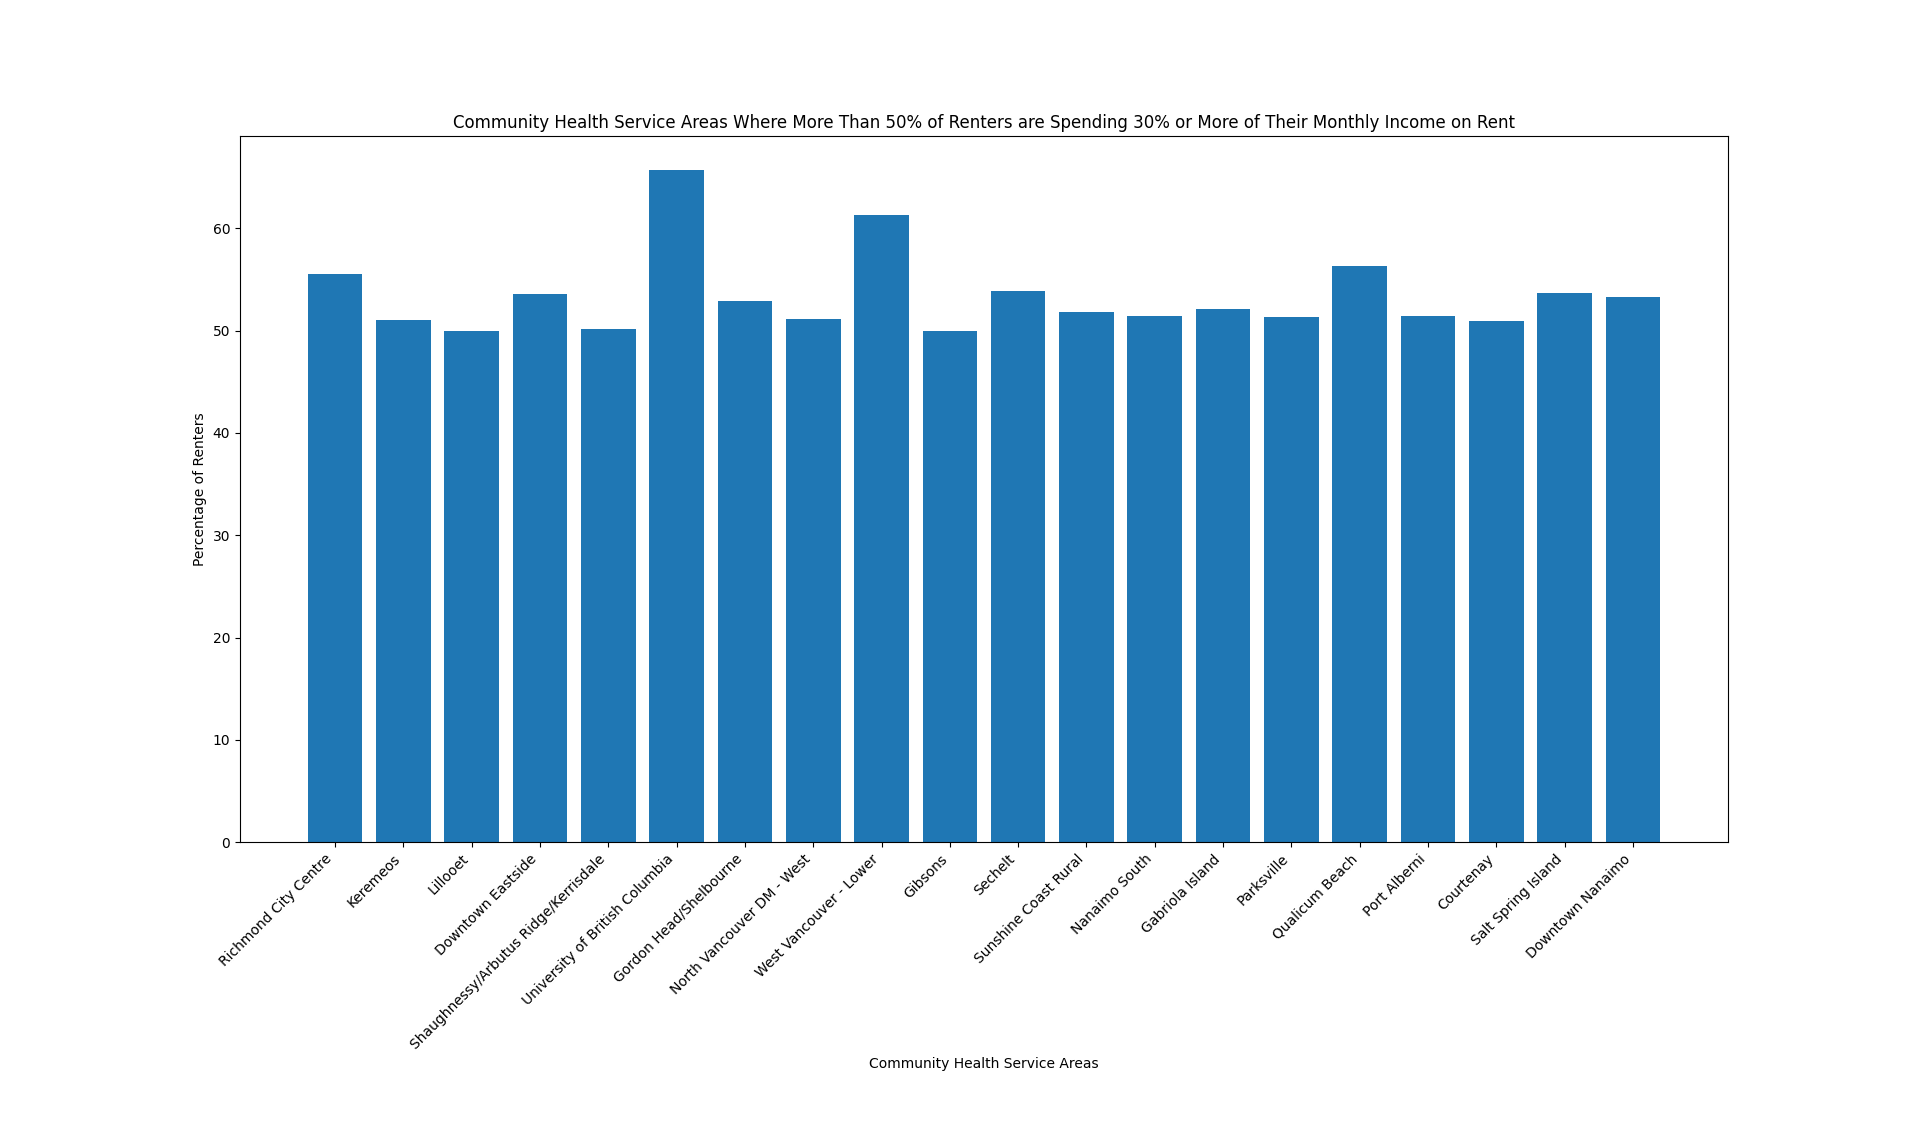

Write Python code to recreate this figure.
import matplotlib.pyplot as plt

x1 = []
y1 = []

def chsa_rent_50plus_rate():
    with open("BC_census_2016_data.txt", 'r') as f_ref:
        for line in f_ref:
            line_elements = line.split(',')
            shelt_rent_30plus_rate = float(line_elements[5])
            if shelt_rent_30plus_rate >= 50:
                y1.append(shelt_rent_30plus_rate)
                x1.append(line_elements[0])

chsa_rent_50plus_rate()

plt.bar(x1, y1)
plt.xticks(rotation=45, ha='right')
plt.xlabel('Community Health Service Areas')
plt.ylabel('Percentage of Renters')
plt.title('Community Health Service Areas Where More Than 50% of Renters are Spending 30% or More of Their Monthly Income on Rent')

plt.show()
